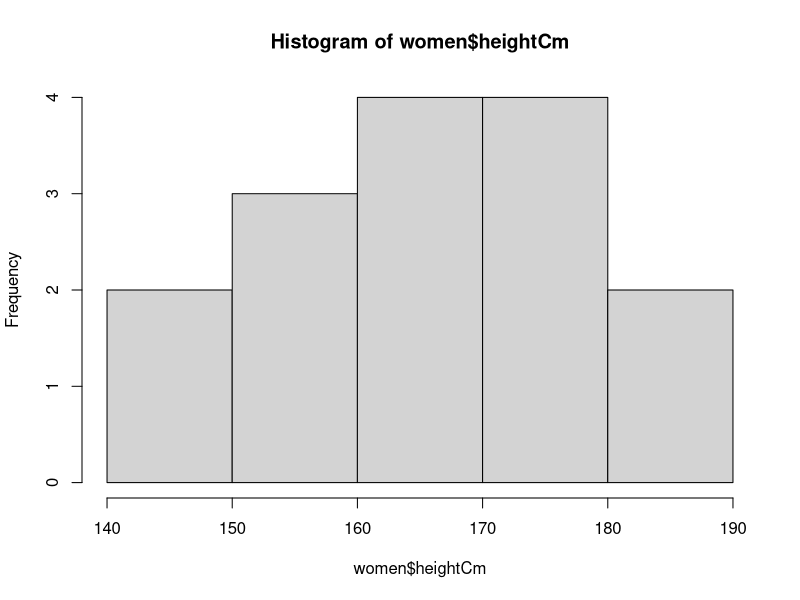
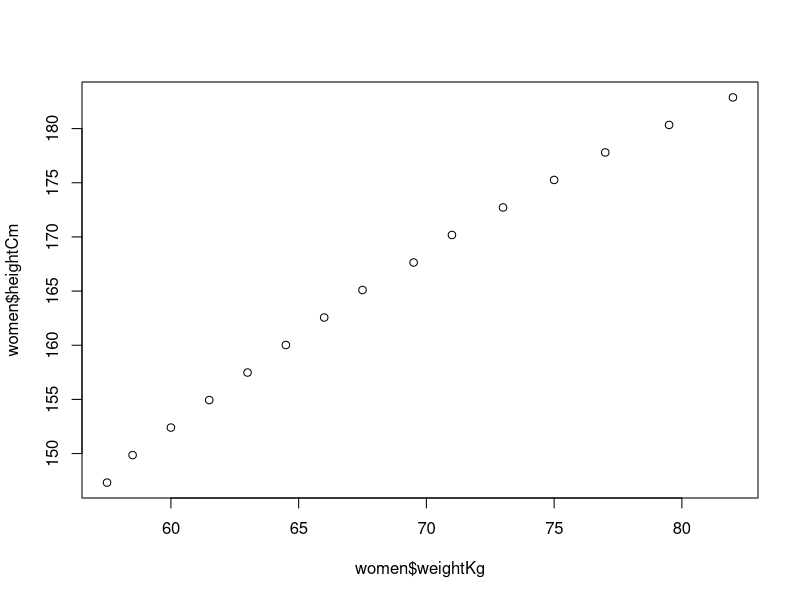
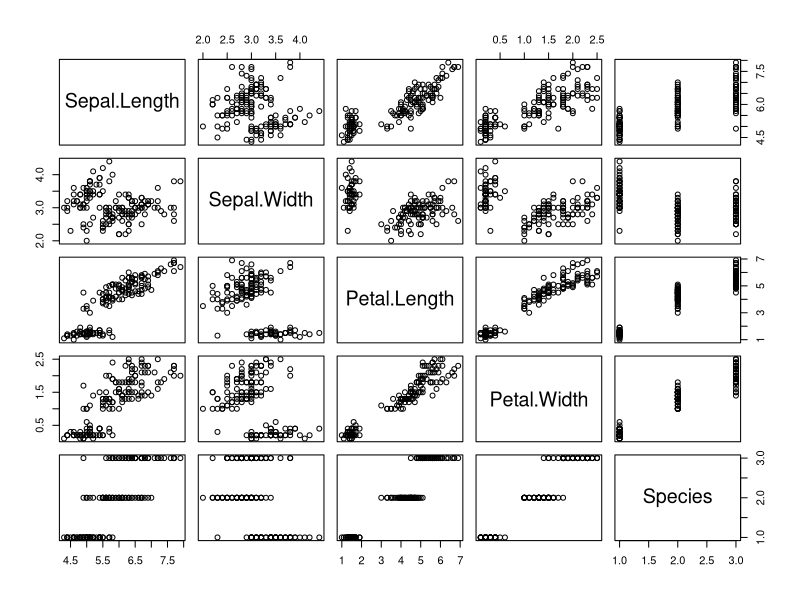
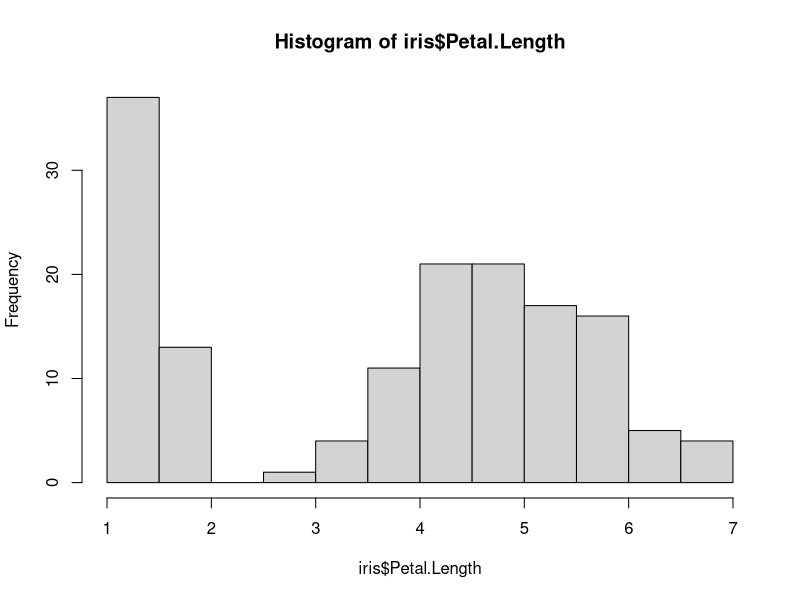
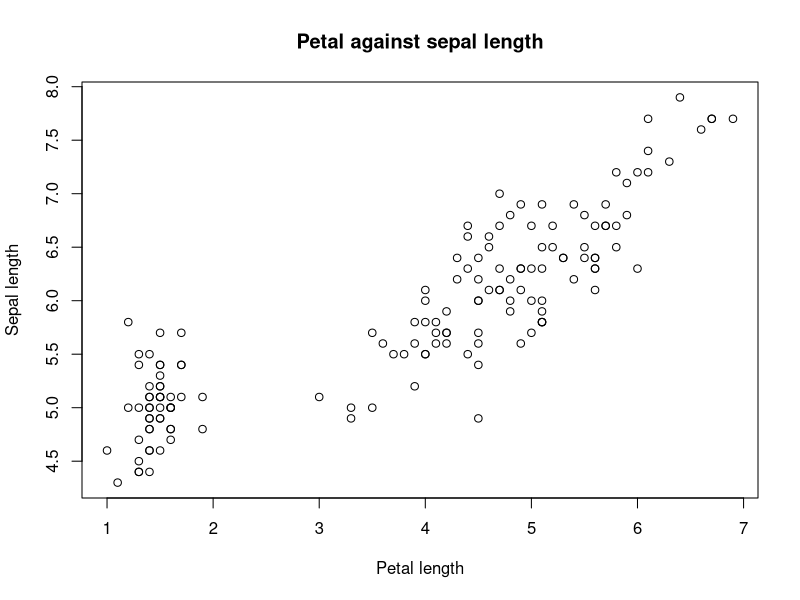

The R script that drew these images, in order:
##############################################################
# tutorial with the data set women from the datasets package
##############################################################

data(women)

# new variables
women$heightCm = women$height * 2.54
women$weightKg = women$weight / 2

# check
str(women)
summary(women)

# plot
hist(women$heightCm, breaks = 5)
plot(x = women$weightKg, y = women$heightCm)

# save
saveRDS(women, file = "women.rds")


##############################################################
# tutorial with the iris set women from the datasets package
##############################################################
data(iris)

# check
str(iris)
summary(iris)

iris_sel <- iris[iris$Species == "versicolor" & iris$Sepal.Length > 6.5, ]

# plot
plot(iris)
hist(iris$Petal.Length)

plot(x = iris$Petal.Length, 
     y = iris$Sepal.Length, 
     main = "Petal against sepal length", 
     xlab = "Petal length", 
     ylab = "Sepal length")

# table
iris$Sepal.Length.Class <- cut(iris$Sepal.Length, breaks = 4:8)
table(iris$Species, iris$Sepal.Length.Class)

# save
saveRDS(iris_sel, file = "iris_sel.rds")

